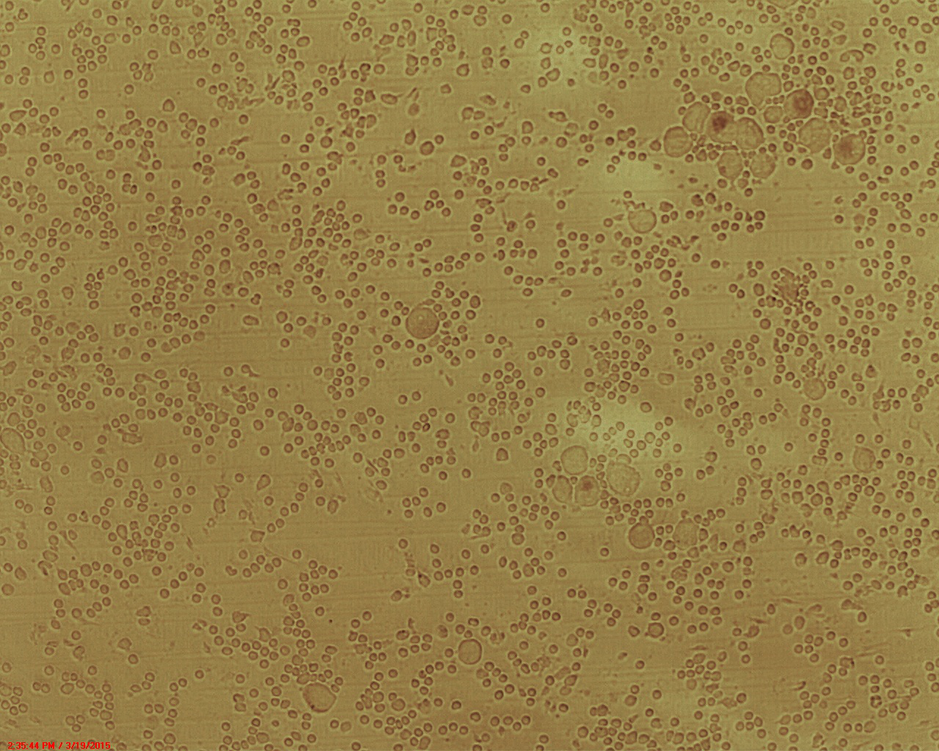
#> input picture test.tif, 939 x 751 px, shrunk from 1280 x 1024 before the run
$ python normal_filter.py test.tif 3 out.png   (Python 2 division)
#> lines starting #> are read from the running program, lines starting #| are printed output that depends on the picture
#!/usr/bin/python
import numpy as np
from PIL import Image
from scipy.signal import convolve2d
import sys


def normalize(mat,n):
	ones = np.ones((n,n))
	avg = ones / float(n ** 2)
	mean = convolve2d(mat,avg,mode='same')
	s = convolve2d(mat**2,avg,mode='same')
	sigma = np.fabs(s-mean**2) ** (0.5)
	sigma[sigma == 0] = 1
	mat = ((mat - mean) / (sigma))
	mat[mat < 0] = 0
	return mat


file = sys.argv[1]
n = int(sys.argv[2])
outfile = sys.argv[3]


im = Image.open(file)
#> im is the input picture: PIL image 939x751 RGB; mean R, G, B 150.1, 127.3, 72.6
if im.mode != "L":
	im = im.convert("L")
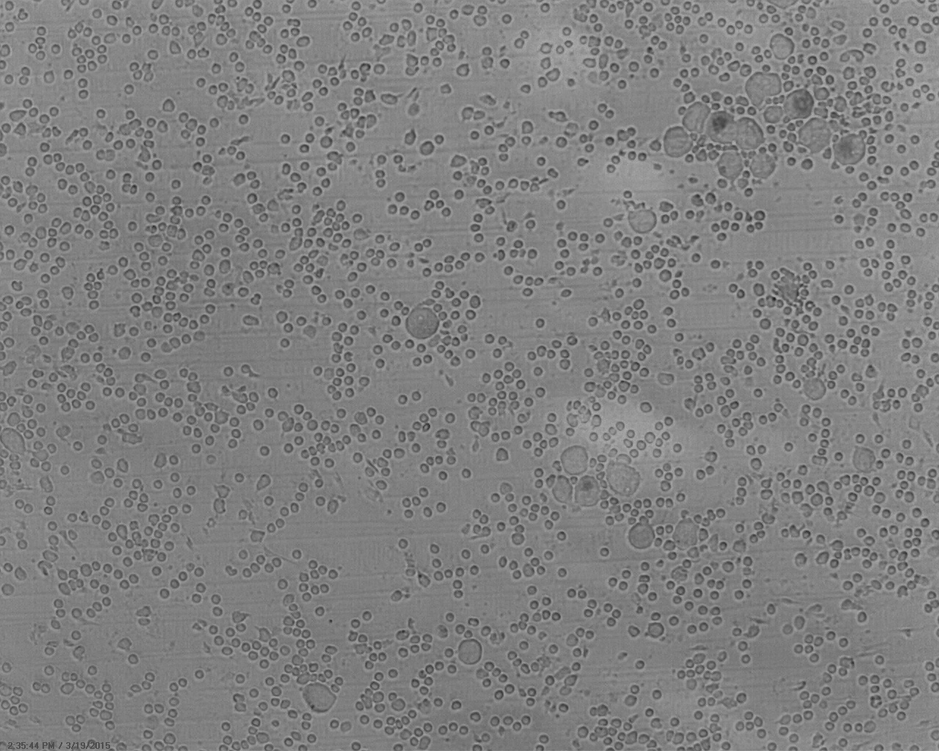
#> im: PIL image 939x751 L; min 24, max 177, mean 127.9
mat = np.array(im)
mat = normalize(mat, n)
#> in normalize, `s = convolve2d(mat**2,avg,mode='same')`:
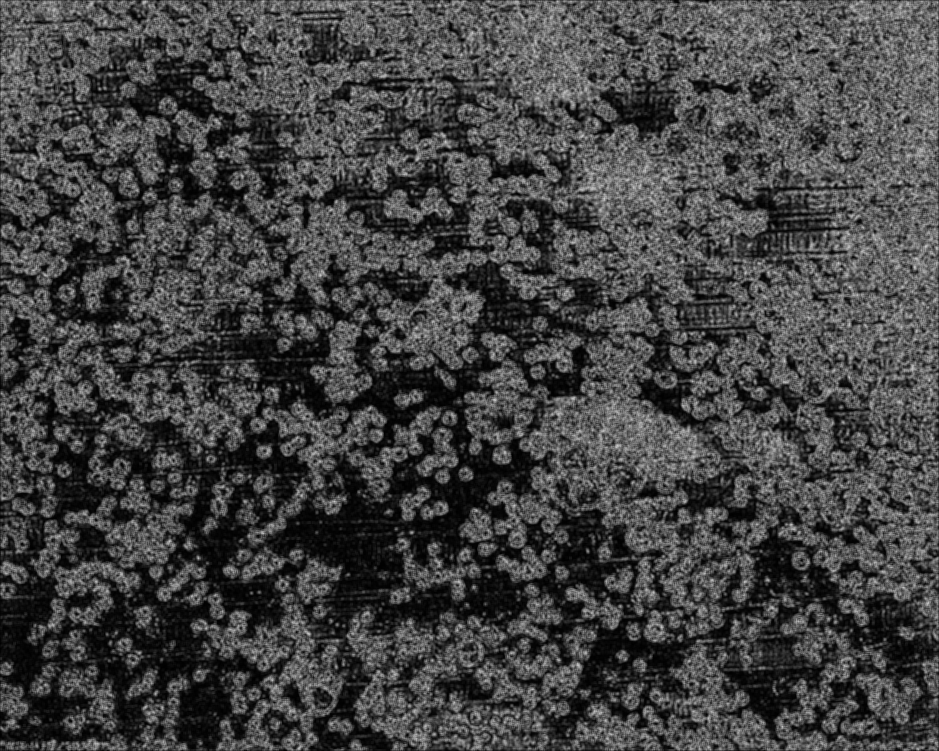
#> s: shape (751, 939) float64; min 0.222, max 210.3, mean 67.9
#> in normalize, `mat = ((mat - mean) / (sigma))`:
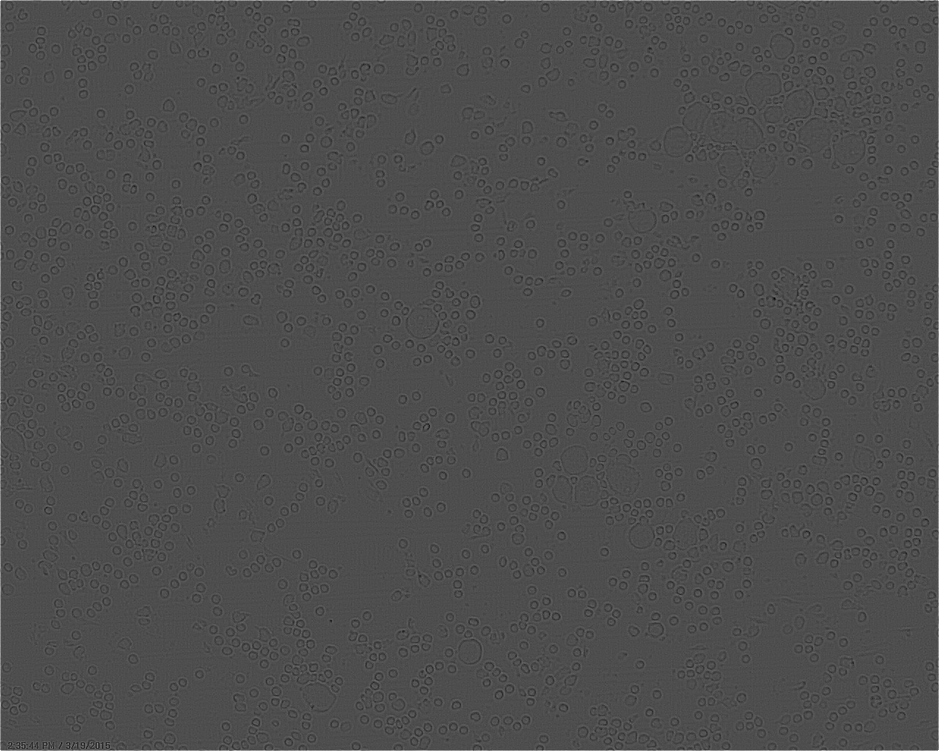
#> mat: shape (751, 939) float64; min -0.602, max 1.36, mean 0.00016; drawn with min black and max white
#> in normalize, `mat[mat < 0] = 0`:
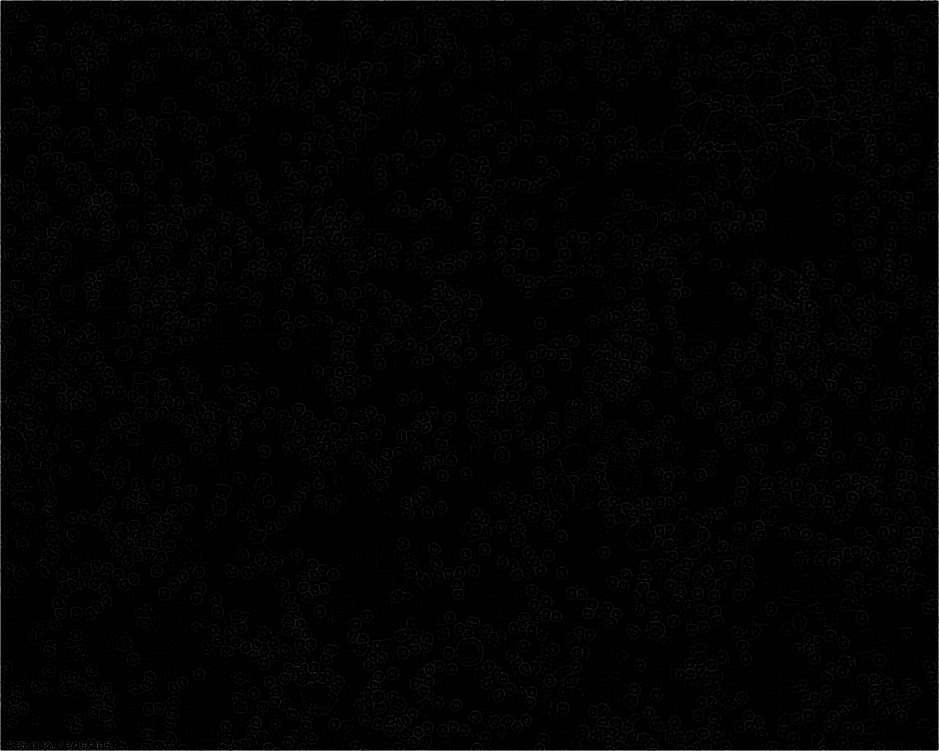
#> mat: shape (751, 939) float64; min 0, max 1.36, mean 0.0167; drawn with min black and max white
mat = mat**(0.2)
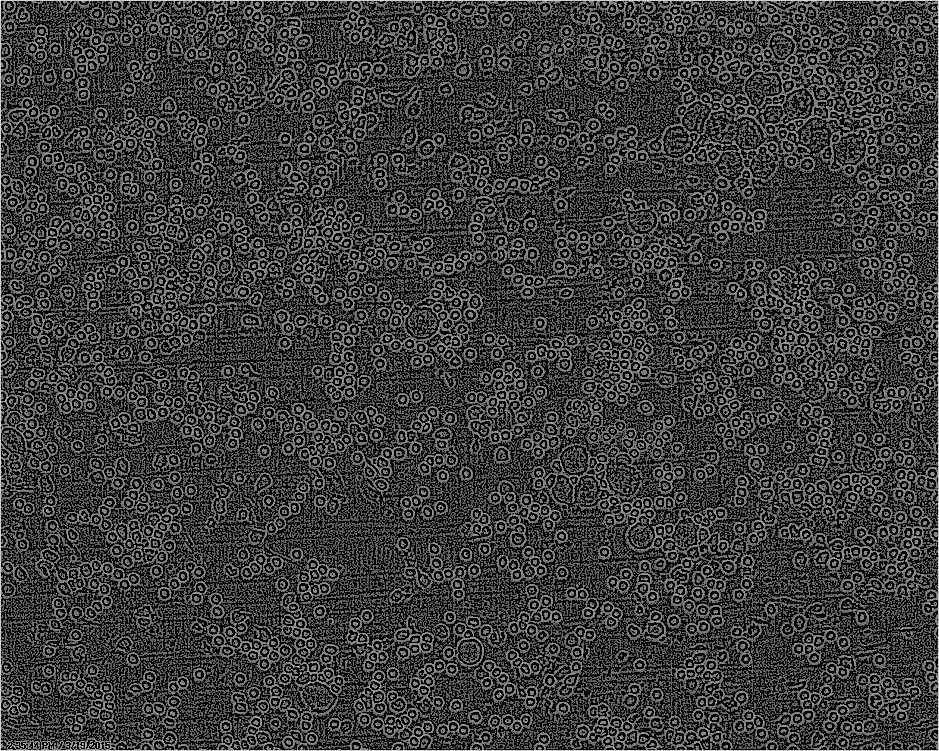
#> mat: shape (751, 939) float64; min 0, max 1.06, mean 0.233; drawn with min black and max white
mat[mat > 0.1] = 255
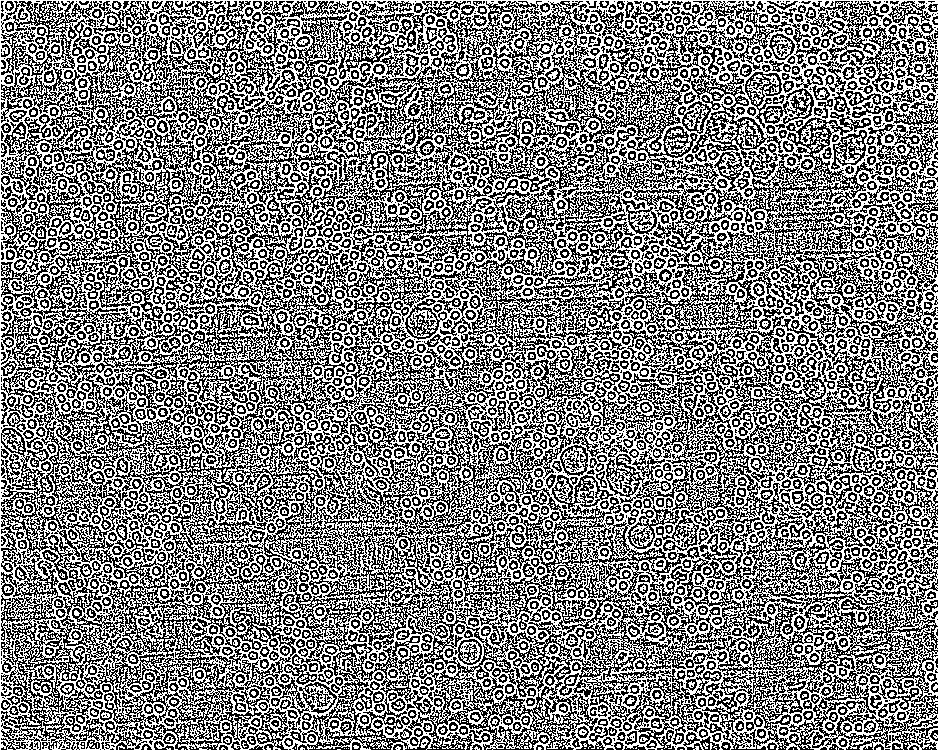
#> mat: shape (751, 939) float64; min 0, max 255, mean 129
mat[mat <= 0.1] = 0
#> mat: shape (751, 939) float64; 50.6% white; black in thin lines or dots
print mat
#> (printed output is left out)
im = Image.fromarray(mat)
#> im: PIL image 939x751 F; 50.6% white; black in thin lines or dots
im.save(outfile)
